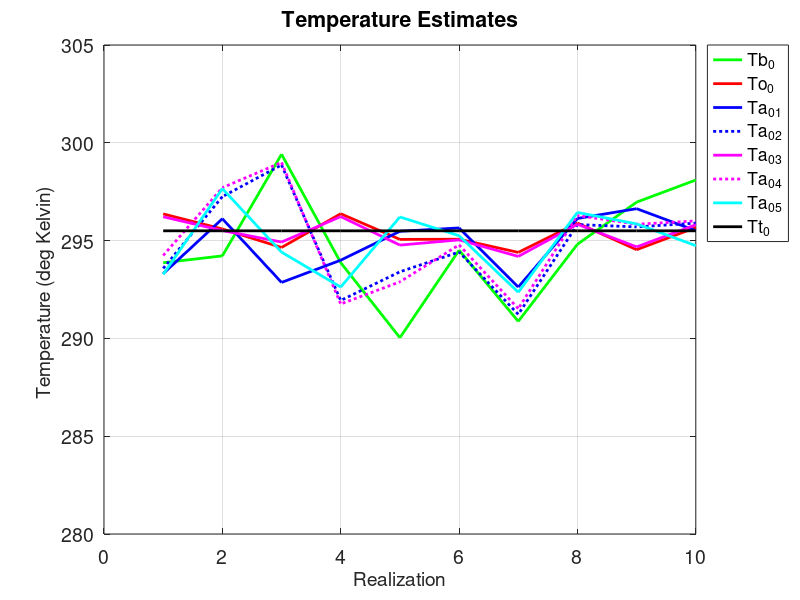

Write MATLAB code to recreate this figure.
% Class Exercise 3
% Numerical Representation of Toy Example 
% (influence of observations over space)
% 
% See Problem 1.6 in Chapter 1 Handout

% Tt_0 is the true value of temperature in room 0
% Tt_1 is the true value of temperature in room 1
% Tt_2 is the true value of temperature in room 2

% To_0 is the measured temperature in room 0
% To_1 is the measured temperature in room 1
% To_2 is the measured temperature in room 2

% Tb_0 is the guess temperature in room 0
% Tb_1 is the guess temperature in room 1
% Tb_2 is the guess temperature in room 2

% Set Tt_1 & Tt_1 & Tt_2
Tt_0 = 295.5; % degrees Kelvin (my kind of room temp :) )
Tt_1 = 0.98*Tt_0;
Tt_2 = 1.02*Tt_0;


generate_files = 0;
if (generate_files == 1)

% Set eb_0, eb_1 and eb_2 (note: these are random, unbiased and normally
% distributed -- but now they are correlated)
% Set eo_0, eo_1, and eo_2 as well

sigmab = 3.5; % standard deviation of background
sigmao = 1.0; % standard deviation of observation

rhob_01 = 0.6; % correlation of eb_1 and eb_2
rhob_02 = 0.8; % correlation of eb_0 and eb_2
rhob_12 = 0.4; % correlation of eb_1 and eb_2

nsamples = 10; % number of samples (realization)

% initialize seed (for reproducibity purposes)
j=1;
randn('state',j);

% generate nsamples of eb and eo given their characteristics


eo_0 = 0 + sigmao*randn(nsamples,1);
eo_1 = 0 + sigmao*randn(nsamples,1);
eo_2 = 0 + sigmao*randn(nsamples,1);
eo_11 = 0 + sigmao*randn(nsamples,1);


mu=[0 0 0];
Sigma=[sigmab^2 rhob_01*sigmab^2 rhob_02*sigmab^2; ...
       rhob_01*sigmab^2 sigmab^2 rhob_12*sigmab^2; ...
       rhob_02*sigmab^2 rhob_12*sigmab^2 sigmab^2];
   
R=chol(Sigma);
z = repmat(mu,nsamples,1) + randn(nsamples,3)*R;

eb_0=z(:,1);
eb_1=z(:,2);
eb_2=z(:,3);

% generate nsamples of To_0, To_1, To_2, Tb_0, Tb_1, and Tb_2
To_0 = Tt_0 + eo_0;
To_1 = Tt_1 + eo_1;
To_2 = Tt_2 + eo_2;
To_11 = Tt_1 + eo_11;

Tb_0 = Tt_0 + eb_0;
Tb_1 = Tt_1 + eb_1;
Tb_2 = Tt_2 + eb_2;

else
    
load To_0.dat;
load To_1.dat;
load To_11.dat;
load To_2.dat;

load Tb_0.dat;
load Tb_1.dat;
load Tb_2.dat;

sigmab=std(Tb_0); 
sigmao=std(To_0);

rhob_01 = corr(Tb_0, Tb_1);
rhob_02 = corr(Tb_0, Tb_2);
rhob_12 = corr(Tb_1, Tb_2);

end
    
%--------------------------------------------------------------------------

% Estimate the true temperature in the room Ta_0
alpha = sigmao^2/sigmab^2;

% prob 1 (2 obs 3 model guesses)
% given: To_1, To_2, Tb_0, Tb_1, Tb_2;
w1_1 = ( rhob_01*(1+alpha)-rhob_02*rhob_12) / ( (1+alpha)^2 - rhob_12^2 );
w2_1 = ( rhob_02*(1+alpha)-rhob_01*rhob_12) / ( (1+alpha)^2 - rhob_12^2 );
Ta_0_1 = Tb_0 + w1_1*(To_1-Tb_1) + w2_1*(To_2-Tb_2);

k =  ((1+alpha)*(rhob_01^2 + rhob_02^2)-2*rhob_01*rhob_02*rhob_12);
sigmaa_0_1 = sqrt ( sigmab^2* (1 - k /((1+alpha)^2-rhob_12^2) ) ); 

% prob 2 (1 obs 2 model guesses)
% given To_1, Tb_0, Tb_1
w1_2 = rhob_01/(1+alpha);
Ta_0_2 = Tb_0 + w1_2*(To_1-Tb_1);
sigmaa_0_2 = sqrt( sigmab^2*(1- rhob_01^2/(1+alpha)) );

% prob 0 (1 obs collocated with 1 model guess)
% given To_1, Tb_0

w1_3 = 1/(1+alpha);
Ta_0_3 = Tb_0 + w1_3*(To_0-Tb_0);
sigmaa_0_3 = sqrt( sigmab^2*(1-w1_3) );

% prob 3 (2 collocated obs with 2 model guesses)
% given To_1, To_11, Tb_0, Tb_1
w1_4 = rhob_01/(2+alpha);
w2_4 = w1_4;
Ta_0_4 = Tb_0 + w1_4*(To_1-Tb_1) + w2_4*(To_11-Tb_1);
sigmaa_0_4 = sqrt( sigmab^2*(1- (2*rhob_01^2)/(2+alpha)) );

% prob 4 (2 'wrongly assumed isolated' obs + 2 guesses;
% given To_1, To_2, Tb_0, Tb_1, Tb_2 (assumed rhob_12=0 rhob_01=rhob_02)
w1_5 = rhob_01/(1+alpha);
w2_5 = w1_5;
Ta_0_5 = Tb_0 + w1_5*(To_1-Tb_1) + w2_5*(To_2-Tb_2);
sigmaa_0_5 = sqrt ( sigmab^2*( 1 - (2*rhob_01^2)/(1+alpha)) );



% Diagnostics
figure(1)
clf(1)
plot(Tb_0,'g-','LineWidth',2);
hold on;
plot(To_0,'r-','LineWidth',2);
hold on;
plot(Ta_0_1,'b-','LineWidth',2);
hold on;
plot(Ta_0_2,'b:','LineWidth',2);
hold on;
plot(Ta_0_3,'m-','LineWidth',2);
hold on;
plot(Ta_0_4,'m:','LineWidth',2);
hold on;
plot(Ta_0_5,'c-','LineWidth',2);
hold on;
plot([1:length(Ta_0_1)],Tt_0*ones(length(Ta_0_1),1),'k-','LineWidth',2);
ylim([280 305]);
grid on;
set(gca,'Fontsize',14);
ylabel('Temperature (deg Kelvin) ','Fontsize',14);
xlabel('Realization','Fontsize',14);
legend('Tb_0','To_0','Ta_0_1','Ta_0_2','Ta_0_3','Ta_0_4','Ta_0_5','Tt_0','Location','BestOutside');
title('Temperature Estimates');

% Check if our estimate is more accurate
disp('==============================================');
disp('mean square errors for Tb_0 and Ta_0_1 relative to Tt');
disp([sqrt(mean((Tb_0-Tt_0).^2)),(mean((Ta_0_1-Tt_0).^2))]);
disp(' mean square errors for Tb_0 and Ta_0_1 relative to To_0');
disp([(mean((Tb_0-To_0).^2)),(mean((Ta_0_1-To_0).^2))]);
disp('variance of Tb_0 and Ta_0_1');
disp([sigmab^2, sigmaa_0_1^2]);
disp('mean Tb_0, mean Ta_0_1');
disp([mean(Tb_0), mean(Ta_0_1)]);

disp('==============================================');
disp('mean square errors for Tb_0 and Ta_0_2');
disp([mean((Tb_0-Tt_0).^2),mean((Ta_0_2-Tt_0).^2)]);
disp('mean square errors for Tb_0 and Ta_0_2 relative to To_0');
disp([mean((Tb_0-To_0).^2),mean((Ta_0_2-To_0).^2)]);
disp('variance of Tb_0 and Ta_0_2');
disp([sigmab^2, sigmaa_0_2^2]);
disp('mean Tb_0, mean Ta_0_2');
disp([mean(Tb_0), mean(Ta_0_2)]);

disp('==============================================');
disp('mean square errors for Tb_0 and Ta_0_3');
disp([mean((Tb_0-Tt_0).^2),mean((Ta_0_3-Tt_0).^2)]);
disp('mean square errors for Tb_0 and Ta_0_3 relative to To_0');
disp([mean((Tb_0-To_0).^2),mean((Ta_0_3-To_0).^2)]);
disp('variance of Tb_0 and Ta_0_3');
disp([sigmab^2, sigmaa_0_3^2]);
disp('mean Tb_0, mean Ta_0_3');
disp([mean(Tb_0), mean(Ta_0_3)]);

disp('==============================================');
disp('mean square errors for Tb_0 and Ta_0_4');
disp([mean((Tb_0-Tt_0).^2),mean((Ta_0_4-Tt_0).^2)]);
disp('mean square errors for Tb_0 and Ta_0_4 relative to To_0');
disp([mean((Tb_0-To_0).^2),mean((Ta_0_4-To_0).^2)]);
disp('variance of Tb_0 and Ta_0_4');
disp([sigmab^2, sigmaa_0_4^2]);
disp('mean Tb_0, mean Ta_0_4');
disp([mean(Tb_0), mean(Ta_0_4)]);

disp('==============================================');
disp('mean square errors for Tb_0 and Ta_0_5');
disp([mean((Tb_0-Tt_0).^2),mean((Ta_0_5-Tt_0).^2)]);
disp('mean square errors for Tb_0 and Ta_0_5 relative to To_0');
disp([mean((Tb_0-To_0).^2),mean((Ta_0_5-To_0).^2)]);
disp('variance of Tb_0 and Ta_0_5');
disp([sigmab^2, sigmaa_0_5^2]);
disp('mean Tb_0, mean Ta_0_5');
disp([mean(Tb_0), mean(Ta_0_5)]);


if (generate_files == 1)

save Tb_0.dat Tb_0 -ASCII;
save Tb_1.dat Tb_1 -ASCII;
save Tb_2.dat Tb_2 -ASCII;

save To_0.dat To_0 -ASCII;
save To_1.dat To_1 -ASCII;
save To_2.dat To_2 -ASCII;
save To_11.dat To_11 -ASCII;

end


rmseb1a = sqrt(mean((Tb_0-Tt_0).^2));
rmsea1a = sqrt(mean((Ta_0_1-Tt_0).^2));
rmseb1b = sqrt(mean((Tb_0-To_0).^2));
rmsea1b = sqrt(mean((Ta_0_1-To_0).^2));

rmseb2a = sqrt(mean((Tb_0-Tt_0).^2));
rmsea2a = sqrt(mean((Ta_0_2-Tt_0).^2));
rmseb2b = sqrt(mean((Tb_0-To_0).^2));
rmsea2b = sqrt(mean((Ta_0_2-To_0).^2));

rmseb3a = sqrt(mean((Tb_0-Tt_0).^2));
rmsea3a = sqrt(mean((Ta_0_3-Tt_0).^2));
rmseb3b = sqrt(mean((Tb_0-To_0).^2));
rmsea3b = sqrt(mean((Ta_0_3-To_0).^2));

rmseb4a = sqrt(mean((Tb_0-Tt_0).^2));
rmsea4a = sqrt(mean((Ta_0_4-Tt_0).^2));
rmseb4b = sqrt(mean((Tb_0-To_0).^2));
rmsea4b = sqrt(mean((Ta_0_4-To_0).^2));

rmseb5a = sqrt(mean((Tb_0-Tt_0).^2));
rmsea5a = sqrt(mean((Ta_0_5-Tt_0).^2));
rmseb5b = sqrt(mean((Tb_0-To_0).^2));
rmsea5b = sqrt(mean((Ta_0_5-To_0).^2));

meanTb = mean(Tb_0);
meanTa1 = mean(Ta_0_1);
meanTa2 = mean(Ta_0_2);
meanTa3 = mean(Ta_0_3);
meanTa4 = mean(Ta_0_4);
meanTa5 = mean(Ta_0_5);

mbias1a = meanTa1-Tt_0;
mbias2a = meanTa2-Tt_0;
mbias3a = meanTa3-Tt_0;
mbias4a = meanTa4-Tt_0;
mbias5a = meanTa5-Tt_0;

disp('Statistics for Case 0 Problem 1b, 2b, 3b, 4b');
disp([meanTb, meanTa3,mbias3a, rmsea3a,rmsea3b,sigmaa_0_3,sigmaa_0_3/rmsea3a, sigmaa_0_3/rmsea3b]);
disp('Statistics for Case 2 Problem 1a');
disp([meanTb, meanTa1,mbias1a, rmsea1a,rmsea1b,sigmaa_0_1,sigmaa_0_1/rmsea1a, sigmaa_0_1/rmsea1b]);
disp('Statistics for Case 1 Problem 2a');
disp([meanTb, meanTa2,mbias2a, rmsea2a,rmsea2b,sigmaa_0_2,sigmaa_0_2/rmsea2a, sigmaa_0_2/rmsea2b]);
disp('Statistics for Case 3 Problem 3a');
disp([meanTb, meanTa4,mbias4a, rmsea4a,rmsea4b,sigmaa_0_4,sigmaa_0_4/rmsea4a, sigmaa_0_4/rmsea4b]);
disp('Statistics for Case 4 Problem 4a');
disp([meanTb, meanTa5,mbias5a, rmsea5a,rmsea5b,sigmaa_0_5,sigmaa_0_5/rmsea5a, sigmaa_0_5/rmsea5b]);